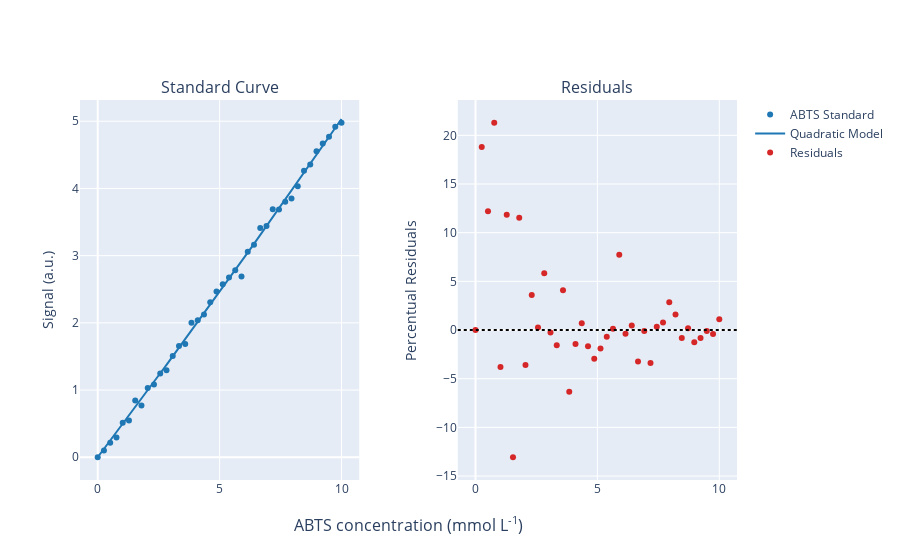

The notebook cell saved with this chart:
### Code cell
standard.visualize()

### Figure 1 — Plotly figure (JSON) as saved in the notebook; plotly's stock layout.template omitted (floating-point values rounded to 4 significant figures; data arrays with more than 128 entries replaced by an {"elided": "..."} marker saying what was removed)
{"data": [{"hoverinfo": "skip", "marker": {"color": "#1f77b4"}, "mode": "markers", "name": "ABTS Standard", "type": "scatter", "visible": true, "x": [0, 0.2564, 0.5128, 0.7692, 1.026, 1.282, 1.538, 1.795, 2.051, 2.308, 2.564, 2.821, 3.077, 3.333, 3.59, 3.846, 4.103, 4.359, 4.615, 4.872, 5.128, 5.385, 5.641, 5.897, 6.154, 6.41, 6.667, 6.923, 7.179, 7.436, 7.692, 7.949, 8.205, 8.462, 8.718, 8.974, 9.231, 9.487, 9.744, 10], "xaxis": "x", "y": [0, 0.1003, 0.2171, 0.2923, 0.5146, 0.5471, 0.8429, 0.7704, 1.032, 1.082, 1.245, 1.295, 1.505, 1.654, 1.684, 2.003, 2.04, 2.124, 2.305, 2.467, 2.574, 2.674, 2.781, 2.69, 3.056, 3.161, 3.413, 3.441, 3.689, 3.688, 3.802, 3.852, 4.032, 4.265, 4.355, 4.553, 4.668, 4.769, 4.919, 4.977], "yaxis": "y"}, {"hoverinfo": "skip", "marker": {"color": "#1f77b4"}, "mode": "lines", "name": "Quadratic Model", "type": "scatter", "visible": true, "x": {"elided": "200 float values"}, "xaxis": "x", "y": {"elided": "200 float values"}, "yaxis": "y"}, {"hoverinfo": "skip", "marker": {"color": "#d62728"}, "mode": "markers", "name": "Residuals", "type": "scatter", "visible": true, "x": [0, 0.2564, 0.5128, 0.7692, 1.026, 1.282, 1.538, 1.795, 2.051, 2.308, 2.564, 2.821, 3.077, 3.333, 3.59, 3.846, 4.103, 4.359, 4.615, 4.872, 5.128, 5.385, 5.641, 5.897, 6.154, 6.41, 6.667, 6.923, 7.179, 7.436, 7.692, 7.949, 8.205, 8.462, 8.718, 8.974, 9.231, 9.487, 9.744, 10], "xaxis": "x2", "y": [0, 18.8, 12.21, 21.29, -3.787, 11.83, -13.07, 11.52, -3.581, 3.59, 0.2567, 5.836, -0.2414, -1.552, 4.081, -6.327, -1.446, 0.7024, -1.655, -2.946, -1.89, -0.6983, 0.1195, 7.725, -0.3788, 0.4552, -3.233, -0.1102, -3.375, 0.3462, 0.7825, 2.844, 1.586, -0.8177, 0.1912, -1.249, -0.8113, -0.1027, -0.403, 1.112], "yaxis": "y2"}], "layout": {"annotations": [{"font": {"size": 16}, "showarrow": false, "text": "Standard Curve", "x": 0.2125, "xanchor": "center", "xref": "paper", "y": 1, "yanchor": "bottom", "yref": "paper"}, {"font": {"size": 16}, "showarrow": false, "text": "Residuals", "x": 0.7875, "xanchor": "center", "xref": "paper", "y": 1, "yanchor": "bottom", "yref": "paper"}, {"font": {"size": 16}, "showarrow": false, "text": "ABTS concentration (mmol L<sup>-1</sup>)", "x": 0.5, "xanchor": "center", "xref": "paper", "y": 0, "yanchor": "top", "yref": "paper", "yshift": -30}], "shapes": [{"line": {"color": "#000000", "dash": "dot", "width": 2}, "type": "line", "x0": 0, "x1": 1, "xref": "x2 domain", "y0": 0, "y1": 0, "yref": "y2"}], "xaxis": {"anchor": "y", "domain": [0, 0.425]}, "xaxis2": {"anchor": "y2", "domain": [0.575, 1]}, "yaxis": {"anchor": "x", "domain": [0, 1], "title": {"text": "Signal (a.u.)"}}, "yaxis2": {"anchor": "x2", "domain": [0, 1], "title": {"text": "Percentual Residuals"}}}}
